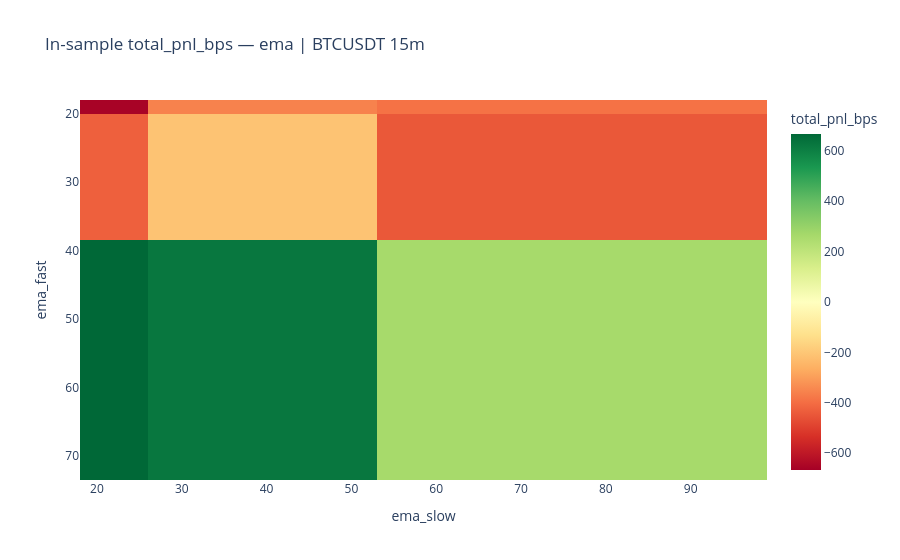

Notebook cell for this chart:
### Code cell
# HEATMAP_METRIC is a configurable knob:
# flip between Sharpe / P&L / profit_factor / any grid_search column without editing the plot.
# Best value per ema_fast × ema_slow cell, across any other swept dimension.
# Renders only when the strategy grid is being swept.

HEATMAP_METRIC = "total_pnl_bps"   # any grid_search column
if {"ema_fast", "ema_slow"}.issubset(gs.columns):
    # Diverging colour split at the metric's breakeven: P&L/Sharpe at 0, profit_factor at 1, win_rate at 0.5.
    midpoint = {"profit_factor": 1.0, "win_rate": 0.5}.get(HEATMAP_METRIC, 0.0)
    px.imshow(
        gs.pivot_table(index="ema_fast", columns="ema_slow", values=HEATMAP_METRIC, aggfunc="max"),
        color_continuous_scale="RdYlGn", color_continuous_midpoint=midpoint, aspect="auto",
        labels=dict(x="ema_slow", y="ema_fast", color=HEATMAP_METRIC),
        title=f"In-sample {HEATMAP_METRIC} — {strategy.name} | {SYMBOL} {INTERVAL}m",
    ).show()
else:
    print("Heatmap needs ema_fast × ema_slow swept in the grid above — nothing to plot.")

### Figure 1 — Plotly figure (JSON) as saved in the notebook; plotly's stock layout.template omitted (floating-point values rounded to 4 significant figures)
{"data": [{"coloraxis": "coloraxis", "hovertemplate": "ema_slow: %{x}<br>ema_fast: %{y}<br>total_pnl_bps: %{z}<extra></extra>", "name": "0", "type": "heatmap", "x": [22, 30, 76], "xaxis": "x", "y": [19, 21, 56], "yaxis": "y", "z": [[-659.0, -356.8, -390.6], [-427.4, -210.4, -447.0], [666.8, 624.7, 263.5]]}], "layout": {"coloraxis": {"cmid": 0, "colorbar": {"title": {"text": "total_pnl_bps"}}, "colorscale": [[0, "rgb(165,0,38)"], [0.1, "rgb(215,48,39)"], [0.2, "rgb(244,109,67)"], [0.3, "rgb(253,174,97)"], [0.4, "rgb(254,224,139)"], [0.5, "rgb(255,255,191)"], [0.6, "rgb(217,239,139)"], [0.7, "rgb(166,217,106)"], [0.8, "rgb(102,189,99)"], [0.9, "rgb(26,152,80)"], [1, "rgb(0,104,55)"]]}, "title": {"text": "In-sample total_pnl_bps — ema | BTCUSDT 15m"}, "xaxis": {"anchor": "y", "domain": [0, 1], "title": {"text": "ema_slow"}}, "yaxis": {"anchor": "x", "autorange": "reversed", "domain": [0, 1], "title": {"text": "ema_fast"}}}}
